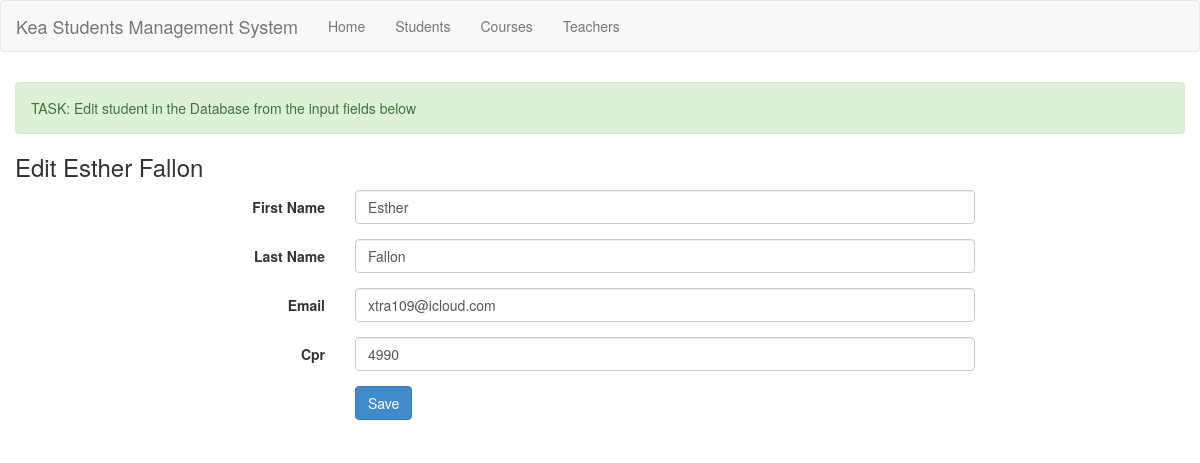
The page /edit_student.php?id=4 on the database its author committed.
### tables this page shows
CREATE TABLE `students` (
  `students_id` int(11) NOT NULL,
  `first_name` varchar(50) DEFAULT NULL,
  `last_name` varchar(50) DEFAULT NULL,
  `email` varchar(50) DEFAULT NULL,
  `cpr` varchar(50) DEFAULT NULL
);

### includes/Students_class.php (called while the page is built, shortened)
<?php
require_once("connection.php");
class Students
{
    function get_student($id)
    {
        $db = new DB();
        $con = $db->connect();
        if ($con) {
            $stmt = $con->prepare("SELECT * FROM students WHERE students_id = :id");
            $stmt->bindParam(':id', $id);
            $stmt->execute();
            $row = $stmt->fetch();
            return $row;
        } else { }
    }
}

### includes/connection.php (called while the page is built, shortened)
<?php
    class DB {
        public function connect() {
            $server = 'localhost';
            $db = 'kea_students';
            $user = 'root';
            $pwd = '';
            $DSN = 'mysql:host=' . $server . ';dbname=' . $db . ';charset=utf8';
            $options = [
                PDO::ATTR_ERRMODE            => PDO::ERRMODE_EXCEPTION,
                PDO::ATTR_DEFAULT_FETCH_MODE => PDO::FETCH_ASSOC,
                PDO::ATTR_EMULATE_PREPARES   => false,
            ];
            try {
                $connections_to_db = new PDO($DSN, $user, $pwd, $options);
            } catch (PDOException $e) {
                echo 'Connection unsuccessful';
                die('Connection unsuccessful: ' . $connections_to_db->connect_error());
                exit();
            }
            return($connections_to_db);
        }
    }

### edit_student.php (the view, shortened to what this page needs)
<!DOCTYPE html>
<html lang="en">
<?php
require_once(dirname(__FILE__) . '/includes/header.php');
require_once(dirname(__FILE__) . '/includes/Students_class.php');
$students = new Students();
$id = $_GET["id"];
$result = $students->get_student($id);
?>
<body>
    <?php
    require_once(dirname(__FILE__) . '/includes/menu.php');
    ?>
    <div class="container">
        <div class="row top-buffer">
            <div class="alert alert-success">TASK: Edit student in the Database from the input fields below</div>
            <h3>Edit <?php echo $result['first_name'] . ' ' .  $result['last_name'] ?></h3>
            <div class="col-xs-8 col-xs-offset-2">
                <form class="form-horizontal" method="POST" action="edited_student.php">
                    <div class="form-group">
                        <label for="title" class="col-sm-2 control-label">First Name</label>
                        <div class="col-sm-10">
                            <input type="text" class="form-control" id="title" placeholder="First Name" name="firstname" value="<?php echo $result['first_name'] ?>">
                        </div>
                    </div>
                    <div class="form-group">
                        <label for="year" class="col-sm-2 control-label">Last Name</label>
                        <div class="col-sm-10">
                            <input type="text"  class="form-control" id="year" placeholder="Last Name" name="lastname" value="<?php echo $result['last_name'] ?>">
                        </div>
                    </div>
                    <div class="form-group">
                        <label for="director" class="col-sm-2 control-label">Email</label>
                        <div class="col-sm-10">
                            <input type="email"  class="form-control" id="director" placeholder="email" name="email" value="<?php echo $result['email'] ?>">
                        </div>
                    </div>
                    <div class="form-group">
                        <label for="plot" class="col-sm-2 control-label">Cpr</label>
                        <div class="col-sm-10">
                            <input type="text"  class="form-control" id="plot" placeholder="Cpr" name="cpr" value="<?php echo $result['cpr'] ?>">
                        </div>
                    </div>
                    <div class="form-group">
                        <div class="col-sm-offset-2 col-sm-10">
                            <input type="submit" class="btn btn-primary" value="Save">
                        </div>
                    </div>
                </form>
            </div>
        </div>
    </div>
</body>
</html>

### css/app.css (style rules this page uses)
.top-buffer { margin-top:10px; }

### rows shown on the page
students: first_name "Esther", last_name "Fallon", firstname "Esther", lastname "Fallon", email "xtra109@icloud.com", cpr "4990"
